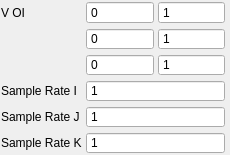
<?xml version="1.0" encoding="UTF-8"?>
<ui version="4.0">
 <class>VSCropWidget</class>
 <widget class="QWidget" name="VSCropWidget">
  <property name="geometry">
   <rect>
    <x>0</x>
    <y>0</y>
    <width>230</width>
    <height>155</height>
   </rect>
  </property>
  <property name="sizePolicy">
   <sizepolicy hsizetype="Preferred" vsizetype="Fixed">
    <horstretch>0</horstretch>
    <verstretch>0</verstretch>
   </sizepolicy>
  </property>
  <property name="minimumSize">
   <size>
    <width>230</width>
    <height>155</height>
   </size>
  </property>
  <property name="windowTitle">
   <string>Crop Widget</string>
  </property>
  <layout class="QGridLayout" name="gridLayout">
   <property name="leftMargin">
    <number>1</number>
   </property>
   <property name="topMargin">
    <number>1</number>
   </property>
   <property name="rightMargin">
    <number>5</number>
   </property>
   <property name="bottomMargin">
    <number>1</number>
   </property>
   <property name="spacing">
    <number>4</number>
   </property>
   <item row="0" column="0">
    <widget class="QLabel" name="voiLabel">
     <property name="text">
      <string>V OI</string>
     </property>
    </widget>
   </item>
   <item row="0" column="1">
    <widget class="QSpinBox" name="xMinSpinBox">
     <property name="buttonSymbols">
      <enum>QAbstractSpinBox::NoButtons</enum>
     </property>
     <property name="maximum">
      <number>200</number>
     </property>
    </widget>
   </item>
   <item row="0" column="2">
    <widget class="QSpinBox" name="xMaxSpinBox">
     <property name="buttonSymbols">
      <enum>QAbstractSpinBox::NoButtons</enum>
     </property>
     <property name="minimum">
      <number>1</number>
     </property>
     <property name="maximum">
      <number>200</number>
     </property>
    </widget>
   </item>
   <item row="1" column="1">
    <widget class="QSpinBox" name="yMinSpinBox">
     <property name="buttonSymbols">
      <enum>QAbstractSpinBox::NoButtons</enum>
     </property>
     <property name="maximum">
      <number>200</number>
     </property>
    </widget>
   </item>
   <item row="1" column="2">
    <widget class="QSpinBox" name="yMaxSpinBox">
     <property name="buttonSymbols">
      <enum>QAbstractSpinBox::NoButtons</enum>
     </property>
     <property name="minimum">
      <number>1</number>
     </property>
     <property name="maximum">
      <number>200</number>
     </property>
    </widget>
   </item>
   <item row="2" column="1">
    <widget class="QSpinBox" name="zMinSpinBox">
     <property name="buttonSymbols">
      <enum>QAbstractSpinBox::NoButtons</enum>
     </property>
     <property name="maximum">
      <number>200</number>
     </property>
    </widget>
   </item>
   <item row="2" column="2">
    <widget class="QSpinBox" name="zMaxSpinBox">
     <property name="buttonSymbols">
      <enum>QAbstractSpinBox::NoButtons</enum>
     </property>
     <property name="minimum">
      <number>1</number>
     </property>
     <property name="maximum">
      <number>200</number>
     </property>
    </widget>
   </item>
   <item row="3" column="0">
    <widget class="QLabel" name="sampleRateILabel">
     <property name="text">
      <string>Sample Rate I</string>
     </property>
    </widget>
   </item>
   <item row="3" column="1" colspan="2">
    <widget class="QSpinBox" name="sampleISpinBox">
     <property name="buttonSymbols">
      <enum>QAbstractSpinBox::NoButtons</enum>
     </property>
     <property name="minimum">
      <number>1</number>
     </property>
    </widget>
   </item>
   <item row="4" column="0">
    <widget class="QLabel" name="sampleRateJLabel">
     <property name="text">
      <string>Sample Rate J</string>
     </property>
    </widget>
   </item>
   <item row="4" column="1" colspan="2">
    <widget class="QSpinBox" name="sampleJSpinBox">
     <property name="buttonSymbols">
      <enum>QAbstractSpinBox::NoButtons</enum>
     </property>
     <property name="minimum">
      <number>1</number>
     </property>
    </widget>
   </item>
   <item row="5" column="0">
    <widget class="QLabel" name="sampleRateKLabel">
     <property name="text">
      <string>Sample Rate K</string>
     </property>
    </widget>
   </item>
   <item row="5" column="1" colspan="2">
    <widget class="QSpinBox" name="sampleKSpinBox">
     <property name="buttonSymbols">
      <enum>QAbstractSpinBox::NoButtons</enum>
     </property>
     <property name="minimum">
      <number>1</number>
     </property>
    </widget>
   </item>
  </layout>
 </widget>
 <resources/>
 <connections/>
</ui>
